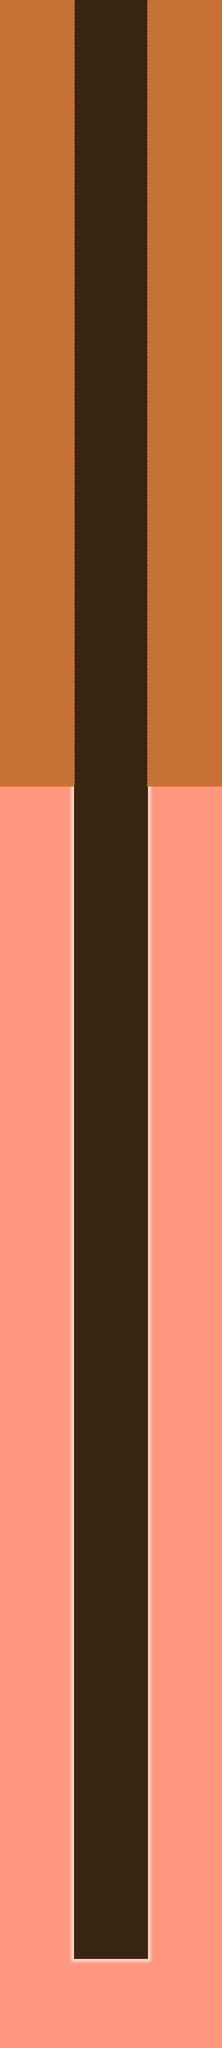

This game map was drawn from its Tiled (.tmx) file and the tilesets committed beside it. A one-line description and the trimmed map source follow:
An orthogonal 15x138 tile map with 64x64 px tiles, 1 tile layer (1), 6 tilesets and 47 objects (4x orbit_anchor, 2x smash_anchor, finish_trigger, camera_zone).

<map version="1.2" tiledversion="1.2.1" orientation="orthogonal" renderorder="right-down" width="15" height="138" tilewidth="64" tileheight="64" infinite="0" backgroundcolor="#392410" nextlayerid="12" nextobjectid="68">
 <tileset firstgid="1" source="../tilesets/walls.tsx" />
 <tileset firstgid="22" source="../tilesets/podge.tsx" />
 <tileset firstgid="23" source="../tilesets/waffles.tsx" />
 <tileset firstgid="57" source="../tilesets/bumpers.tsx" />
 <tileset firstgid="58" source="../tilesets/windmills.tsx" />
 <tileset firstgid="62" source="../tilesets/orbit_indicators.tsx" />
 <objectgroup id="5" name="0">
  <object id="2" gid="50" x="512" y="8192" width="256" height="256">
   <properties>
    <property name="spin" type="bool" value="true" />
    <property name="spin_ccw" type="bool" value="false" />
   </properties>
  </object>
  <object id="3" gid="50" x="192" y="7872" width="256" height="256">
   <properties>
    <property name="spin" type="bool" value="true" />
   </properties>
  </object>
  <object id="9" gid="46" x="608" y="7296" width="320" height="64">
   <properties>
    <property name="smash" type="bool" value="true" />
    <property name="smash_anchor" value="smash1" />
    <property name="smash_hover_time" type="float" value="4" />
   </properties>
  </object>
  <object id="10" gid="46" x="32" y="7296" width="320" height="64">
   <properties>
    <property name="smash" type="bool" value="true" />
    <property name="smash_anchor" value="smash1" />
    <property name="smash_hover_time" type="float" value="4" />
   </properties>
  </object>
  <object id="11" name="smash1" type="smash_anchor" x="480" y="7264">
   <point />
  </object>
  <object id="12" gid="61" x="320" y="7104" width="320" height="320" />
  <object id="13" gid="24" x="512" y="6688" width="256" height="256" />
  <object id="14" gid="24" x="192" y="6368" width="256" height="256" />
  <object id="15" gid="23" x="416" y="5824" width="128" height="128">
   <properties>
    <property name="orbit" type="bool" value="true" />
    <property name="orbit_anchor" value="orbit1" />
    <property name="smash" type="bool" value="false" />
    <property name="smash_anchor" value="" />
   </properties>
  </object>
  <object id="16" gid="23" x="416" y="6016" width="128" height="128">
   <properties>
    <property name="orbit" type="bool" value="true" />
    <property name="orbit_anchor" value="orbit1" />
    <property name="smash" type="bool" value="false" />
    <property name="smash_anchor" value="" />
   </properties>
  </object>
  <object id="17" name="orbit1" type="orbit_anchor" x="480" y="5856">
   <point />
  </object>
  <object id="21" gid="23" x="320" y="5536" width="128" height="128">
   <properties>
    <property name="orbit" type="bool" value="true" />
    <property name="orbit_anchor" value="orbit2" />
    <property name="orbit_ccw" type="bool" value="true" />
    <property name="smash" type="bool" value="false" />
    <property name="smash_anchor" value="" />
   </properties>
  </object>
  <object id="22" gid="23" x="512" y="5536" width="128" height="128">
   <properties>
    <property name="orbit" type="bool" value="true" />
    <property name="orbit_anchor" value="orbit2" />
    <property name="orbit_ccw" type="bool" value="true" />
    <property name="smash" type="bool" value="false" />
    <property name="smash_anchor" value="" />
   </properties>
  </object>
  <object id="23" name="orbit2" type="orbit_anchor" x="480" y="5472">
   <point />
  </object>
  <object id="24" gid="52" x="384" y="5184" width="192" height="64">
   <properties>
    <property name="oscillate" type="bool" value="true" />
    <property name="oscillate_distance" type="float" value="2" />
   </properties>
  </object>
  <object id="27" gid="52" x="384" y="4992" width="192" height="64">
   <properties>
    <property name="oscillate" type="bool" value="true" />
    <property name="oscillate_distance" type="float" value="2" />
    <property name="oscillate_phase" type="float" value="3.333333" />
   </properties>
  </object>
  <object id="28" gid="52" x="384" y="4800" width="192" height="64">
   <properties>
    <property name="oscillate" type="bool" value="true" />
    <property name="oscillate_distance" type="float" value="2" />
    <property name="oscillate_phase" type="float" value="6.666666" />
   </properties>
  </object>
  <object id="31" gid="26" x="544" y="4608" width="256" height="256" />
  <object id="32" gid="26" x="160" y="4224" width="256" height="256" />
  <object id="33" gid="57" x="400" y="4512" width="64" height="64" />
  <object id="34" gid="57" x="496" y="4128" width="64" height="64" />
  <object id="45" gid="32" x="32" y="1920" width="320" height="64">
   <properties>
    <property name="smash" type="bool" value="true" />
    <property name="smash_anchor" value="smash2" />
    <property name="smash_hover_time" type="float" value="2.5" />
   </properties>
  </object>
  <object id="46" gid="32" x="608" y="1920" width="320" height="64">
   <properties>
    <property name="smash" type="bool" value="true" />
    <property name="smash_anchor" value="smash2" />
    <property name="smash_hover_time" type="float" value="2.5" />
   </properties>
  </object>
  <object id="47" name="smash2" type="smash_anchor" x="480" y="1888">
   <point />
  </object>
  <object id="48" gid="24" x="160" y="1728" width="256" height="256">
   <properties>
    <property name="spin" type="bool" value="true" />
   </properties>
  </object>
  <object id="49" gid="24" x="544" y="1728" width="256" height="256">
   <properties>
    <property name="spin" type="bool" value="true" />
    <property name="spin_ccw" type="bool" value="true" />
   </properties>
  </object>
  <object id="50" gid="23" x="416" y="1344" width="128" height="128" />
  <object id="51" gid="59" x="160" y="1056" width="320" height="320">
   <properties>
    <property name="spin_ccw" type="bool" value="true" />
   </properties>
  </object>
  <object id="52" gid="59" x="480" y="1056" width="320" height="320" />
  <object id="55" gid="59" x="320" y="3840" width="320" height="320" />
 </objectgroup>
 <layer id="11" name="1" width="15" height="138">
  <data>[2070 cells, 1516 non-empty, 9 distinct tile ids]</data>
 </layer>
 <objectgroup id="4" name="2">
  <!-- 16 objects omitted --></objectgroup>
 <objectgroup id="6" name="camera" locked="1">
  <!-- 1 objects omitted --></objectgroup>
</map>
<!-- 17 of 47 objects omitted -->
